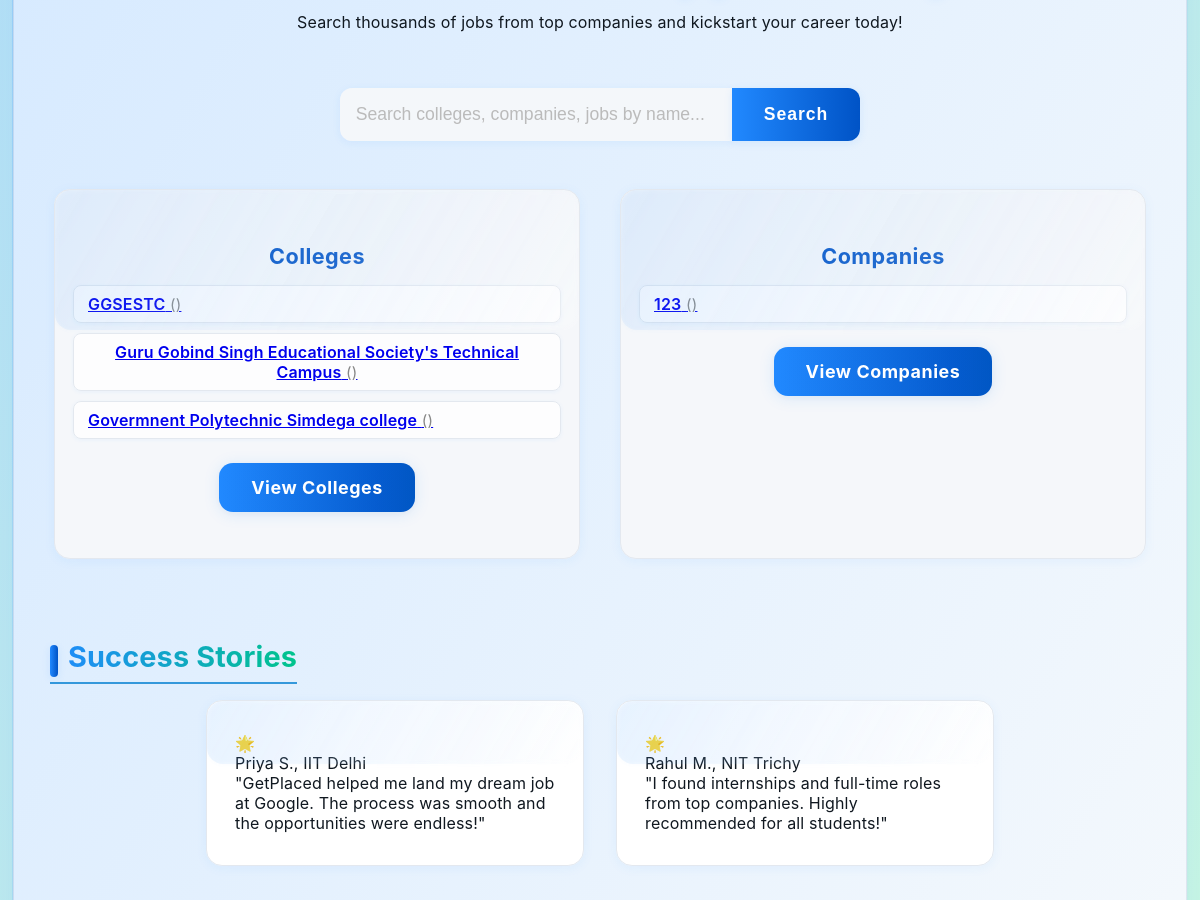
Before: / (middle part) with the older database file.
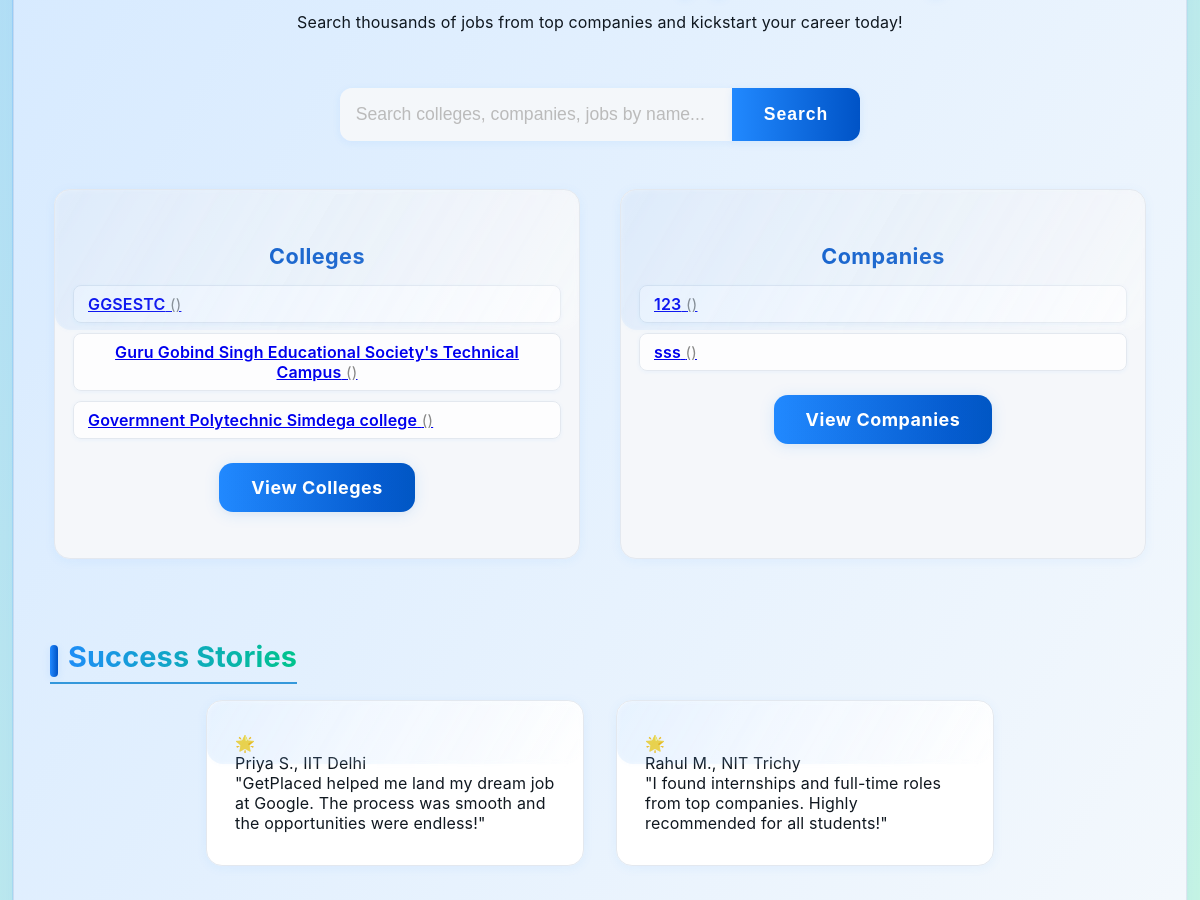
After: the same page with the newer database file.
### portal/models.py (models this page shows, shortened)
class college (models.Model):
    college_name = models.CharField(max_length = 100, default = 'N/A')
    college_location = models.CharField(max_length = 100, default = 'N/A')
    college_university = models.CharField(max_length = 100, default = 'N/A')
    college_logo = models.ImageField(upload_to='college_logos/', default='college_logos/default.png')
    college_website = models.URLField(max_length=200, default='https://www.example.com')
    college_mobile_no = models.CharField(max_length=15, default='N/A')
    college_email = models.EmailField(max_length=100, default='N/A')
    college_description = models.TextField(default='N/A')
    college_registration_id = models.CharField(max_length=20, default='N/A')
    college_registration_password = models.CharField(max_length=128, default='N/A')  # Increase length for hashes
    admin_verified = models.BooleanField(default=False)
    college_rating = models.PositiveSmallIntegerField(default=0, help_text="Rating (1-5 stars)")
    class Meta:
        db_table = "college"

class company (models.Model):
    company_name = models.CharField(max_length = 100, default = 'N/A')
    company_location = models.CharField(max_length = 100, default = 'N/A')
    company_logo = models.ImageField(upload_to='company_logos/', default='company_logos/default.png')
    company_website = models.URLField(max_length=200, default='https://www.example.com')
    company_mobile_no = models.CharField(max_length=15, default='N/A')
    company_email = models.EmailField(max_length=100, default='N/A')
    company_description = models.TextField(default='N/A')
    company_registration_id = models.CharField(max_length=20, default='N/A')
    company_registration_password = models.CharField(max_length=128, default='N/A')  # Increase length for hashes
    admin_verified = models.BooleanField(default=False)
    company_rating = models.PositiveSmallIntegerField(default=0, help_text="Rating (1-5 stars)")
    class Meta:
        db_table = "company"

### portal/views.py (the view)
# urls.py: path('', views.index, name='index'), # index or home page
def index (request):
    sample_colleges = college.objects.filter(admin_verified=True)[:3]
    sample_companies = company.objects.filter(admin_verified=True)[:3]
    return render(request, 'index.html', {
        'sample_colleges': sample_colleges,
        'sample_companies': sample_companies,
    })

### portal/templates/index.html (shortened to what this page needs)
{% load static %}
<!DOCTYPE html>
<html lang="en">
<head>
    <link rel="stylesheet" href="{% static 'portal/style.css' %}">
    <link rel="stylesheet" href="{% static 'portal/search_results.css' %}">
</head>
<body>
    <div class="rocket-bg">
</div>
    <div class="container">
        <div class="hero">
            <p>Search thousands of jobs from top companies and kickstart your career today!</p>
        </div>
        <form class="search-bar" action="{% url 'job_search' %}" method="get" id="searchForm">
            <input type="text" name="q" id="searchInput" placeholder="Search colleges, companies, jobs by name..." autocomplete="off">
            <button type="submit">Search</button>
        </form>
        <div class="features">
            <div class="feature">
                <h3>Colleges</h3>
                <ul class="feature-list">
                    {% for c in sample_colleges %}
                        <li class="sample-item">
                            <a href="{% url 'college_list' %}?q={{ c.college_name|urlencode }}">
                                <span class="item-title">{{ c.college_name }}</span>
                                <span class="item-meta">({{ c.college_city }})</span>
                            </a>
                        </li>
                    {% empty %}
                        <li class="sample-item">No colleges yet.</li>
                    {% endfor %}
                </ul>
                <a href="{% url 'college_list' %}" class="accent-btn feature-btn">View Colleges</a>
            </div>
            <div class="feature">
                <h3>Companies</h3>
                <ul class="feature-list">
                    {% for c in sample_companies %}
                        <li class="sample-item">
                            <a href="{% url 'company_list' %}?q={{ c.company_name|urlencode }}">
                                <span class="item-title">{{ c.company_name }}</span>
                                <span class="item-meta">({{ c.company_city }})</span>
                            </a>
                        </li>
                    {% empty %}
                        <li class="sample-item">No companies yet.</li>
                    {% endfor %}
                </ul>
                <a href="{% url 'company_list' %}" class="accent-btn feature-btn">View Companies</a>
            </div>
        </div>
        <div class="testimonials-section">
            <h2 class="section-title">Success Stories</h2>
            <div class="testimonials">
                <div class="card">
                    <div class="testimonial-icon">🌟</div>
                    <div class="testimonial-name">Priya S., IIT Delhi</div>
                    <div class="testimonial-text">"GetPlaced helped me land my dream job at Google. The process was smooth and the opportunities were endless!"</div>
                </div>
                <div class="card">
                    <div class="testimonial-icon">🌟</div>
                    <div class="testimonial-name">Rahul M., NIT Trichy</div>
                    <div class="testimonial-text">"I found internships and full-time roles from top companies. Highly recommended for all students!"</div>
                </div>
            </div>
        </div>
    </div>
</body>
</html>

### portal/static/portal/search_results.css (style rules this page uses)
.section-title { font-size: 1.8em; color: #2c3e50; margin: 32px 0 16px 0; padding-bottom: 8px; border-bottom: 2px solid #3498db; }

Changed rows visible on the page:
added company: company_name "sss"
